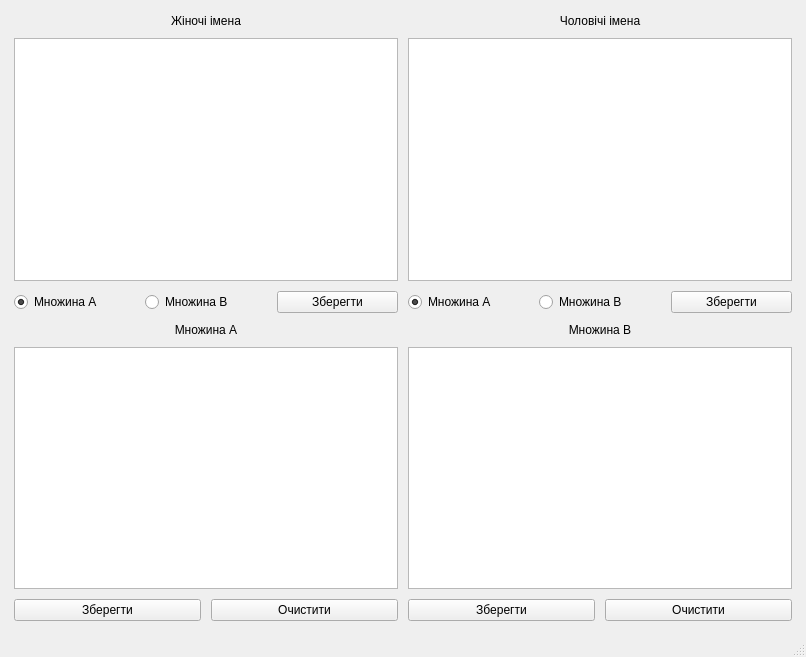
<?xml version="1.0" encoding="UTF-8"?>
<ui version="4.0">
 <class>MainWindow</class>
 <widget class="QMainWindow" name="MainWindow">
  <property name="geometry">
   <rect>
    <x>0</x>
    <y>0</y>
    <width>806</width>
    <height>657</height>
   </rect>
  </property>
  <property name="windowTitle">
   <string>MainWindow</string>
  </property>
  <widget class="QWidget" name="centralwidget">
   <layout class="QHBoxLayout" name="horizontalLayout">
    <item>
     <layout class="QVBoxLayout" name="verticalLayout">
      <property name="leftMargin">
       <number>5</number>
      </property>
      <property name="topMargin">
       <number>5</number>
      </property>
      <property name="rightMargin">
       <number>5</number>
      </property>
      <property name="bottomMargin">
       <number>5</number>
      </property>
      <item>
       <layout class="QGridLayout" name="gridLayout">
        <property name="spacing">
         <number>10</number>
        </property>
        <item row="0" column="1">
         <layout class="QVBoxLayout" name="verticalLayout_5">
          <item>
           <widget class="QLabel" name="label_2">
            <property name="styleSheet">
             <string notr="true"/>
            </property>
            <property name="text">
             <string>Чоловічі імена</string>
            </property>
            <property name="alignment">
             <set>Qt::AlignCenter</set>
            </property>
           </widget>
          </item>
          <item>
           <widget class="QListWidget" name="list_male">
            <property name="selectionMode">
             <enum>QAbstractItemView::MultiSelection</enum>
            </property>
           </widget>
          </item>
          <item>
           <layout class="QHBoxLayout" name="horizontalLayout_3">
            <item>
             <widget class="QRadioButton" name="radio_male_a">
              <property name="text">
               <string>Множина А</string>
              </property>
              <property name="checked">
               <bool>true</bool>
              </property>
              <attribute name="buttonGroup">
               <string notr="true">button_group_male</string>
              </attribute>
             </widget>
            </item>
            <item>
             <widget class="QRadioButton" name="radio_male_b">
              <property name="text">
               <string>Множина В</string>
              </property>
              <attribute name="buttonGroup">
               <string notr="true">button_group_male</string>
              </attribute>
             </widget>
            </item>
            <item>
             <widget class="QPushButton" name="save_male">
              <property name="text">
               <string>Зберегти</string>
              </property>
             </widget>
            </item>
           </layout>
          </item>
         </layout>
        </item>
        <item row="1" column="1">
         <layout class="QVBoxLayout" name="verticalLayout_6">
          <item>
           <widget class="QLabel" name="label_4">
            <property name="text">
             <string>Множина В</string>
            </property>
            <property name="alignment">
             <set>Qt::AlignCenter</set>
            </property>
           </widget>
          </item>
          <item>
           <widget class="QListWidget" name="list_b"/>
          </item>
          <item>
           <layout class="QHBoxLayout" name="horizontalLayout_5">
            <item>
             <widget class="QPushButton" name="pushButton_3">
              <property name="text">
               <string>Зберегти</string>
              </property>
             </widget>
            </item>
            <item>
             <widget class="QPushButton" name="pushButton_4">
              <property name="text">
               <string>Очистити</string>
              </property>
             </widget>
            </item>
           </layout>
          </item>
         </layout>
        </item>
        <item row="0" column="0">
         <layout class="QVBoxLayout" name="verticalLayout_4">
          <item>
           <widget class="QLabel" name="label">
            <property name="styleSheet">
             <string notr="true"/>
            </property>
            <property name="text">
             <string>Жіночі імена</string>
            </property>
            <property name="alignment">
             <set>Qt::AlignCenter</set>
            </property>
           </widget>
          </item>
          <item>
           <widget class="QListWidget" name="list_female">
            <property name="selectionMode">
             <enum>QAbstractItemView::MultiSelection</enum>
            </property>
           </widget>
          </item>
          <item>
           <layout class="QHBoxLayout" name="horizontalLayout_2">
            <item>
             <widget class="QRadioButton" name="radio_female_a">
              <property name="text">
               <string>Множина А</string>
              </property>
              <property name="checked">
               <bool>true</bool>
              </property>
              <attribute name="buttonGroup">
               <string notr="true">button_group_female</string>
              </attribute>
             </widget>
            </item>
            <item>
             <widget class="QRadioButton" name="radio_female_b">
              <property name="text">
               <string>Множина В</string>
              </property>
              <attribute name="buttonGroup">
               <string notr="true">button_group_female</string>
              </attribute>
             </widget>
            </item>
            <item>
             <widget class="QPushButton" name="save_female">
              <property name="text">
               <string>Зберегти</string>
              </property>
             </widget>
            </item>
           </layout>
          </item>
         </layout>
        </item>
        <item row="1" column="0">
         <layout class="QVBoxLayout" name="verticalLayout_2">
          <item>
           <widget class="QLabel" name="label_3">
            <property name="text">
             <string>Множина А</string>
            </property>
            <property name="alignment">
             <set>Qt::AlignCenter</set>
            </property>
           </widget>
          </item>
          <item>
           <widget class="QListWidget" name="list_a"/>
          </item>
          <item>
           <layout class="QHBoxLayout" name="horizontalLayout_4">
            <item>
             <widget class="QPushButton" name="pushButton">
              <property name="text">
               <string>Зберегти</string>
              </property>
             </widget>
            </item>
            <item>
             <widget class="QPushButton" name="pushButton_2">
              <property name="text">
               <string>Очистити</string>
              </property>
             </widget>
            </item>
           </layout>
          </item>
         </layout>
        </item>
       </layout>
      </item>
     </layout>
    </item>
   </layout>
  </widget>
  <widget class="QStatusBar" name="statusbar"/>
  <action name="information">
   <property name="text">
    <string>Про студента</string>
   </property>
  </action>
  <action name="action">
   <property name="text">
    <string>Зберегти до файлу</string>
   </property>
  </action>
 </widget>
 <resources/>
 <connections/>
 <buttongroups>
  <buttongroup name="button_group_male">
   <property name="exclusive">
    <bool>true</bool>
   </property>
  </buttongroup>
  <buttongroup name="button_group_female">
   <property name="exclusive">
    <bool>true</bool>
   </property>
  </buttongroup>
 </buttongroups>
</ui>
